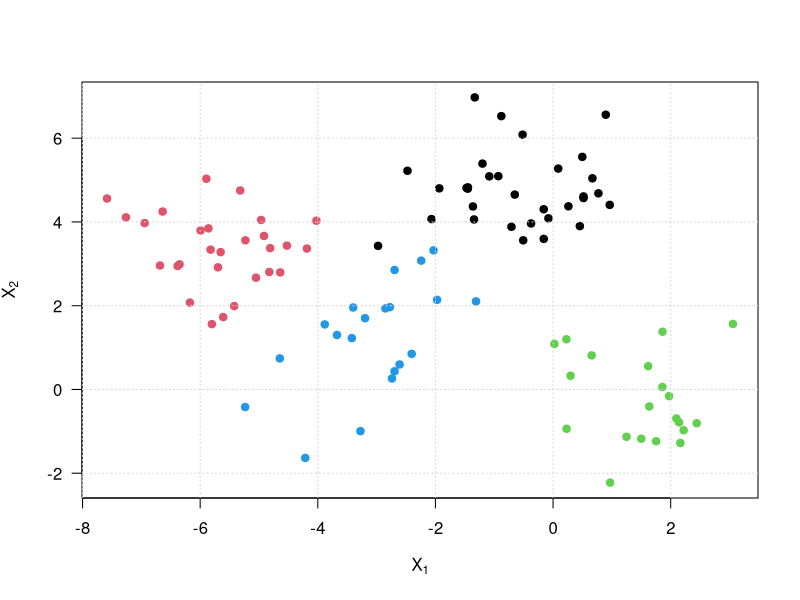
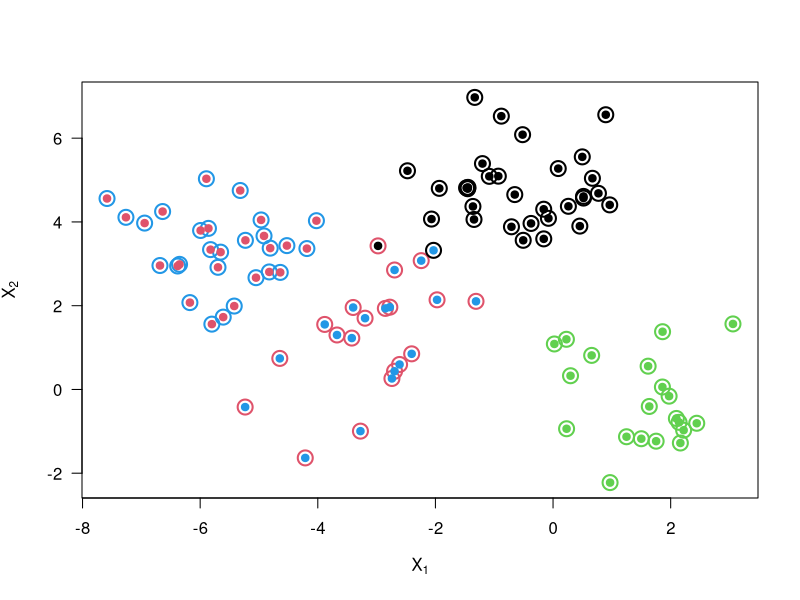
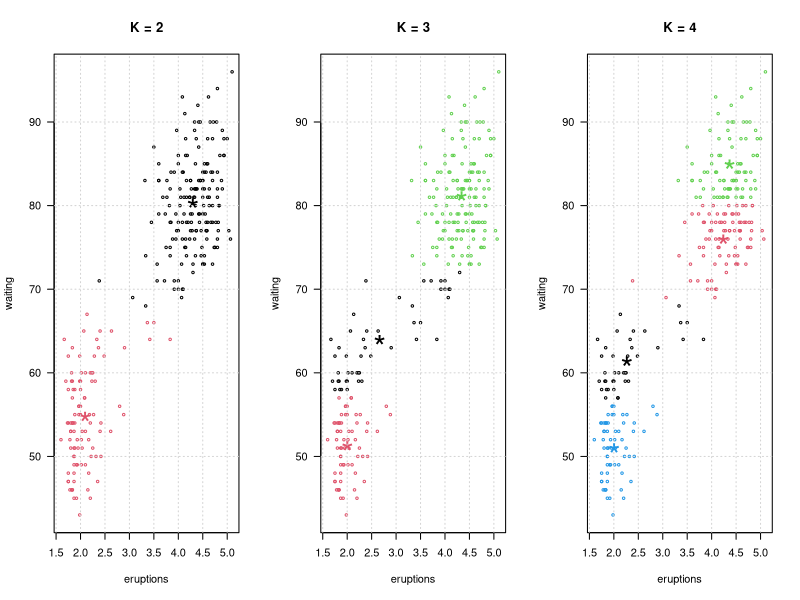
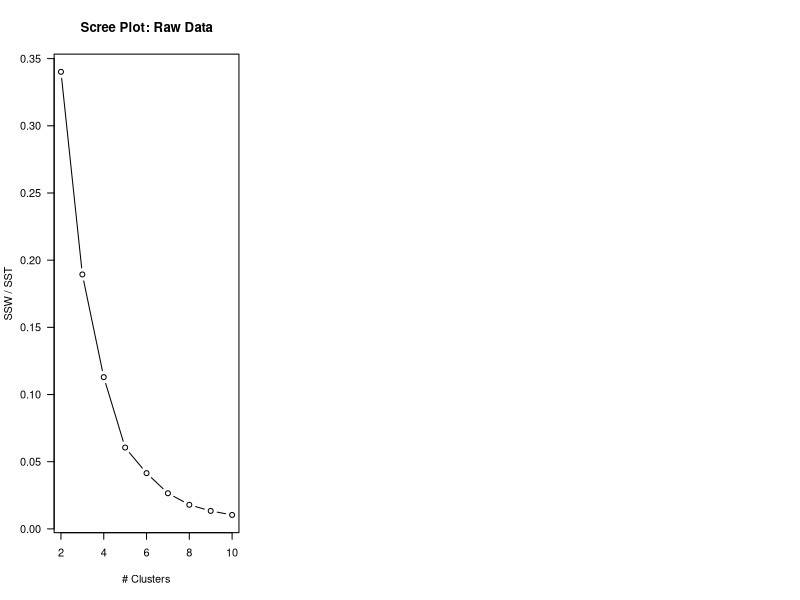
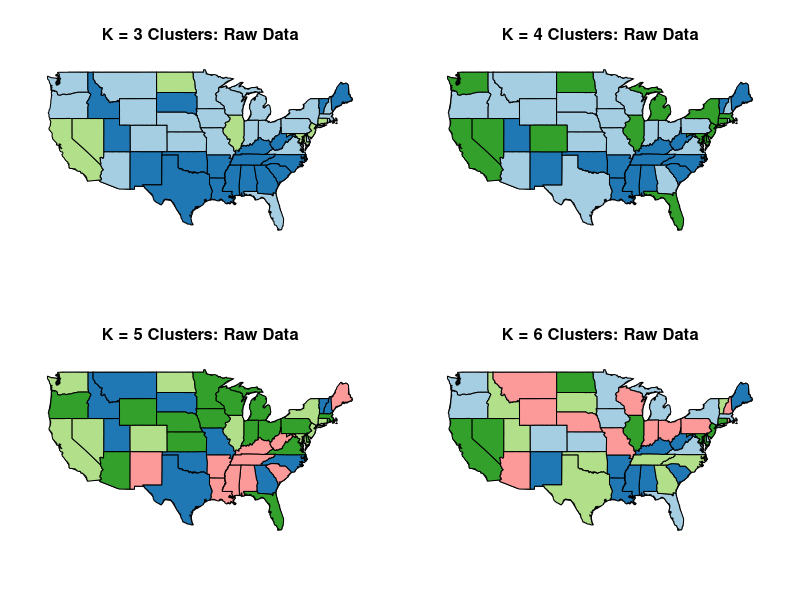
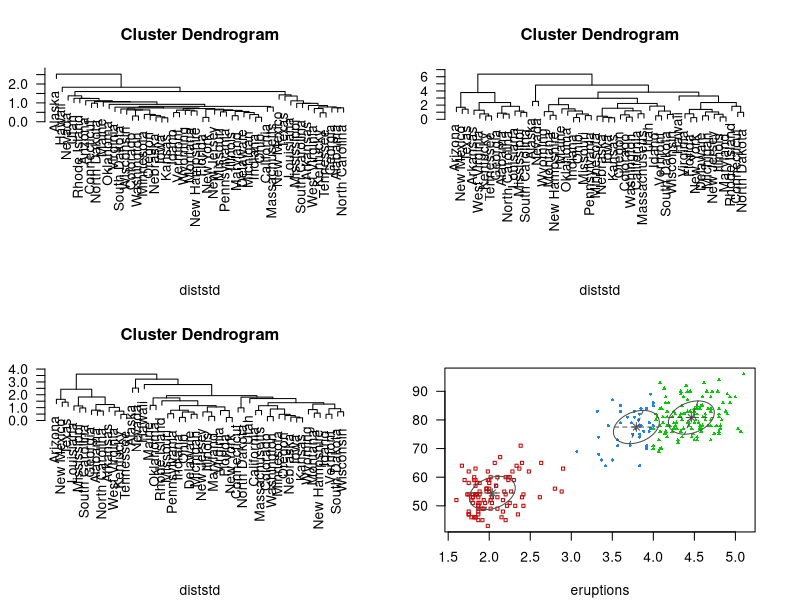
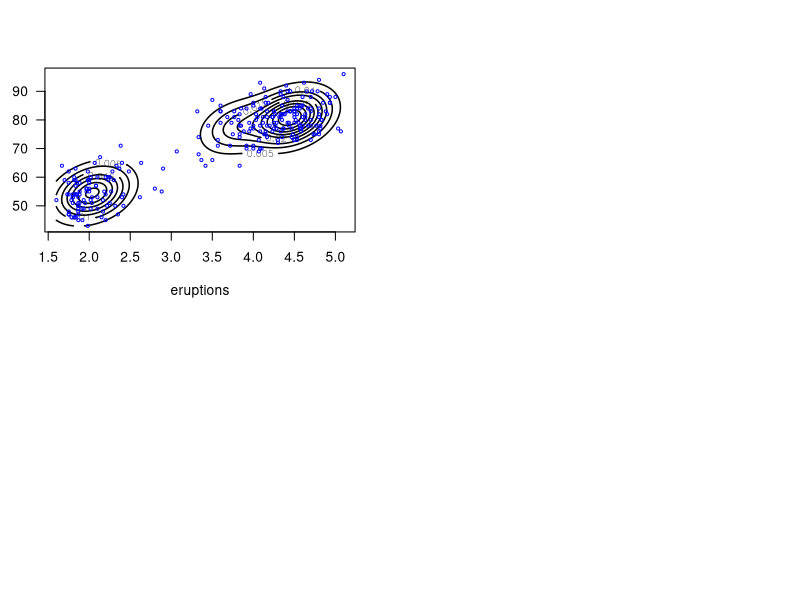
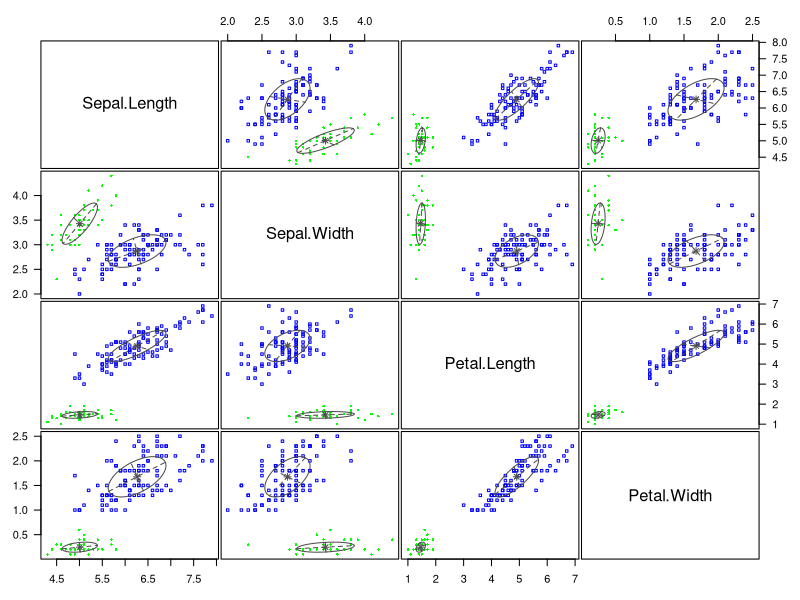

R code for these plots, in order:
## ---- chunk 1
knitr::opts_chunk$set(echo = TRUE)
## ---- chunk 2
set.seed(101)
library(scales)
x <- matrix(rnorm(100 * 2), 100, 2)
xmean <- matrix(rnorm(8, sd = 4), 4, 2)
which <- sample(1:4, 100, replace = TRUE)
x = x + xmean[which, ]
plot(x, col = which, pch = 19, xlab = expression(X[1]),
     ylab = expression(X[2]), las = 1)
grid()

# K-Means Clustering
km.out <- kmeans(x, 4)
km.out
table(which, km.out$cluster)
id2 <- which(km.out$cluster == 2)
id4 <- which(km.out$cluster == 4)
km.out$cluster[id2] <- 4
km.out$cluster[id4] <- 2
table(which, km.out$cluster)
plot(x, col = km.out$cluster, cex = 2, pch = 1, lwd = 2,
     xlab = expression(X[1]), ylab = expression(X[2]), las = 1)
points(x, col = which, pch = 19)
## ---- chunk 3
# Clustered Scatterplots
km3.faithful <- kmeans(faithful, 3)
km2.faithful <- kmeans(faithful, 2)
km4.faithful <- kmeans(faithful, 4)

par(las = 1, mfrow = c(1, 3))
plot(faithful, col = km2.faithful$cluster, cex = 0.5, main = "K = 2")
points(km2.faithful$centers, cex = 3, pch = "*", col = 1:2)
grid()
plot(faithful, col = km3.faithful$cluster, cex = 0.5, main = "K = 3")
points(km3.faithful$centers, cex = 3, pch = "*", col = 1:3)
grid()
plot(faithful, col = km4.faithful$cluster, cex = 0.5, main = "K = 4")
grid()
points(km4.faithful$centers, cex = 3, pch = "*", col = 1:4)
## ---- chunk 4
# Look at State Data
vars <- c("Income", "Illiteracy", "Life Exp", "HS Grad")
head(state.x77[, vars])

# Fit k Means for k = 2, ..., 10 (Raw Data)
kmlist <- vector("list", 9)
for(k in 2:10) {
  set.seed(1)
  kmlist[[k - 1]] <- kmeans(state.x77[, vars], k, nstart = 5000)
}
# Scree Plot (Raw Data)
tot.withinss <- sapply(kmlist, function(x) x$tot.withinss)
plot(2:10, tot.withinss / kmlist[[1]]$totss, type = "b", xlab = "# Clusters",
     ylab = "SSW / SST", main = "Scree Plot: Raw Data")

# Plot Results (Raw Data)
library(maps)
library(RColorBrewer)
par(mfrow = c(2, 2))
for(k in 3:6) {
  map(database = "state")
  title(paste0("K = ", k, " Clusters: Raw Data"))
  cols <- brewer.pal(k, "Paired")
  for(j in 1:k) {
    ix <- names(which(kmlist[[k - 1]]$cluster == j))
    if(length(ix) > 1) map(database = "state", regions = ix, col = cols[j],
                           fill = T, add = TRUE)
  }
}
## ---- chunk 5
# Dendrogram Example
apply(state.x77[, vars], 2, mean)
apply(state.x77[, vars], 2, sd)

# Create Distance (Raw and Standardized Data)
distraw <- dist(state.x77[, vars])
diststd <- dist(scale(state.x77[, vars]))

# Hierarchical Clustering (Standardized Data)
hcstdSL <- hclust(diststd, method = "single")
hcstdCL <- hclust(diststd, method = "complete")
hcstdAL <- hclust(diststd, method = "average")

# Plot Results (Standardized Data)
plot(hcstdSL)
plot(hcstdCL)
plot(hcstdAL)
## ---- chunk 6
library(mclust)
BIC <- mclustBIC(faithful)
model1 <- Mclust(faithful, x = BIC)

plot(model1, what = "classification", cex = 0.5, las = 1)

plot(model1, what = "density", col = "black", lwd = 1.5, las = 1)
points(faithful, col = "blue", cex = 0.5)

# Hypothesis Testing Results
(LRT <- mclustBootstrapLRT(faithful, modelName = "VVV"))
## ---- chunk 7
# Scatterplot Matrix
data(iris)
attach(iris) 
iris$Species <- factor(iris$Species)
dat <- iris[, 1:4]
BIC <- mclustBIC(dat)
model2 <- Mclust(dat, x = BIC)

par(las = 1)
plot(model2, what = "classification", cex = 0.5, col = c("green", "blue"))
